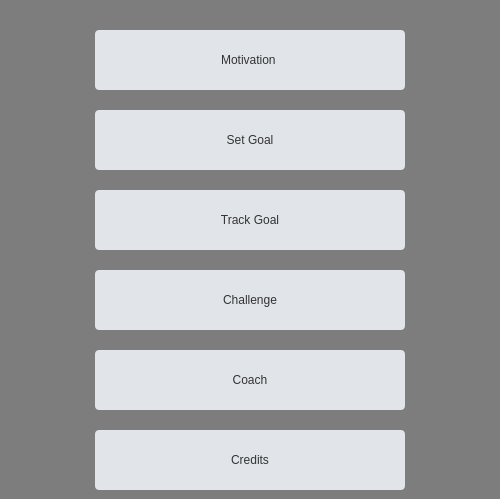
    <widget class="QWidget" name="OptionsPage">
     <property name="styleSheet">
      <string notr="true">background-color: #7d7d7d;</string>
     </property>
     <widget class="QPushButton" name="SetGoalButton">
      <property name="geometry">
       <rect>
        <x>95</x>
        <y>110</y>
        <width>310</width>
        <height>60</height>
       </rect>
      </property>
      <property name="cursor">
       <cursorShape>PointingHandCursor</cursorShape>
      </property>
      <property name="styleSheet">
       <string notr="true">background-color: #e1e4e8;
font: 500 40pt &quot;Roboto Slab Medium&quot;;
color: #333333;
text-align: center;
border-color: black;
border-radius: 4px;
</string>
      </property>
      <property name="text">
       <string>Set Goal</string>
      </property>
     </widget>
     <widget class="QPushButton" name="TrackGoalButton">
      <property name="geometry">
       <rect>
        <x>95</x>
        <y>190</y>
        <width>310</width>
        <height>60</height>
       </rect>
      </property>
      <property name="cursor">
       <cursorShape>PointingHandCursor</cursorShape>
      </property>
      <property name="mouseTracking">
       <bool>false</bool>
      </property>
      <property name="styleSheet">
       <string notr="true">background-color: #e1e4e8;
font: 500 40pt &quot;Roboto Slab Medium&quot;;
color: #333333;
text-align: center;
border-color: black;
border-radius: 4px;
</string>
      </property>
      <property name="text">
       <string>Track Goal</string>
      </property>
     </widget>
     <widget class="QPushButton" name="ReturnButton1">
      <property name="geometry">
       <rect>
        <x>450</x>
        <y>10</y>
        <width>41</width>
        <height>31</height>
       </rect>
      </property>
      <property name="cursor">
       <cursorShape>PointingHandCursor</cursorShape>
      </property>
      <property name="styleSheet">
       <string notr="true">background-image: url(:/Images/ReturnArrow.jpg);
background-position: center;
border-color: black;
border-radius: 4px;
</string>
      </property>
      <property name="text">
       <string/>
      </property>
     </widget>
     <widget class="QPushButton" name="CreditsButton">
      <property name="geometry">
       <rect>
        <x>95</x>
        <y>430</y>
        <width>310</width>
        <height>60</height>
       </rect>
      </property>
      <property name="cursor">
       <cursorShape>PointingHandCursor</cursorShape>
      </property>
      <property name="mouseTracking">
       <bool>false</bool>
      </property>
      <property name="styleSheet">
       <string notr="true">background-color: #e1e4e8;
font: 500 40pt &quot;Roboto Slab Medium&quot;;
color: #333333;
text-align: center;
border-color: black;
border-radius: 4px;
</string>
      </property>
      <property name="text">
       <string>Credits</string>
      </property>
     </widget>
     <widget class="QPushButton" name="MotivationButton">
      <property name="geometry">
       <rect>
        <x>95</x>
        <y>30</y>
        <width>310</width>
        <height>60</height>
       </rect>
      </property>
      <property name="cursor">
       <cursorShape>PointingHandCursor</cursorShape>
      </property>
      <property name="styleSheet">
       <string notr="true">background-color: #e1e4e8;
font: 500 40pt &quot;Roboto Slab Medium&quot;;
color: #333333;
text-align: center;
border-color: black;
border-radius: 4px;
</string>
      </property>
      <property name="text">
       <string>Motivation </string>
      </property>
     </widget>
     <widget class="QPushButton" name="ChallengeButton">
      <property name="geometry">
       <rect>
        <x>95</x>
        <y>270</y>
        <width>310</width>
        <height>60</height>
       </rect>
      </property>
      <property name="cursor">
       <cursorShape>PointingHandCursor</cursorShape>
      </property>
      <property name="mouseTracking">
       <bool>false</bool>
      </property>
      <property name="styleSheet">
       <string notr="true">background-color: #e1e4e8;
font: 500 40pt &quot;Roboto Slab Medium&quot;;
color: #333333;
text-align: center;
border-color: black;
border-radius: 4px;
</string>
      </property>
      <property name="text">
       <string>Challenge</string>
      </property>
     </widget>
     <widget class="QPushButton" name="CoachButton">
      <property name="geometry">
       <rect>
        <x>95</x>
        <y>350</y>
        <width>310</width>
        <height>60</height>
       </rect>
      </property>
      <property name="styleSheet">
       <string notr="true">background-color: #e1e4e8;
font: 500 40pt &quot;Roboto Slab Medium&quot;;
color: #333333;
text-align: center;
border-color: black;
border-radius: 4px;
</string>
      </property>
      <property name="text">
       <string>Coach</string>
      </property>
     </widget>
     <zorder>TrackGoalButton</zorder>
     <zorder>SetGoalButton</zorder>
     <zorder>ReturnButton1</zorder>
     <zorder>CreditsButton</zorder>
     <zorder>MotivationButton</zorder>
     <zorder>ChallengeButton</zorder>
     <zorder>CoachButton</zorder>
    </widget>
